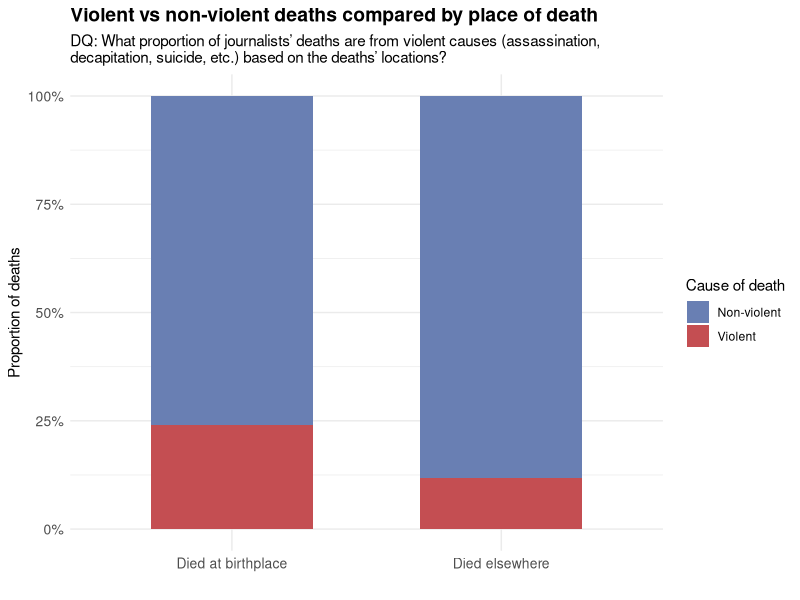
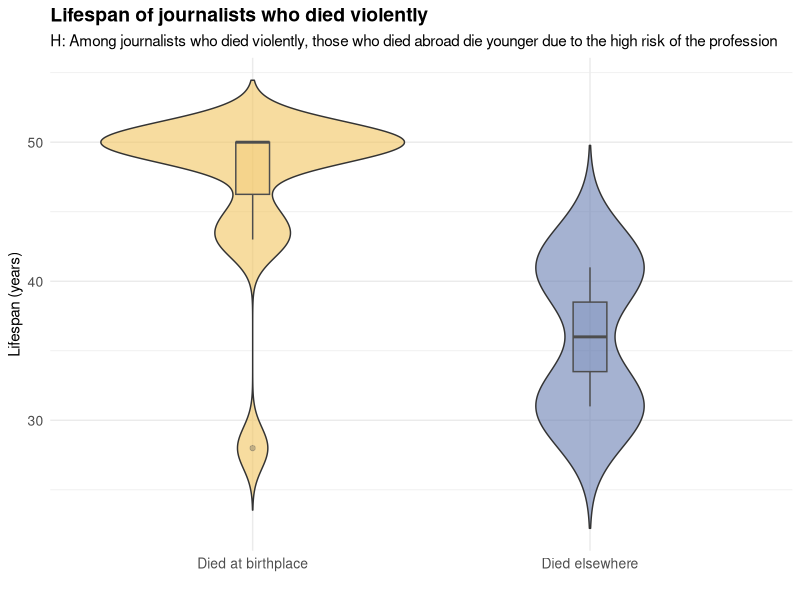
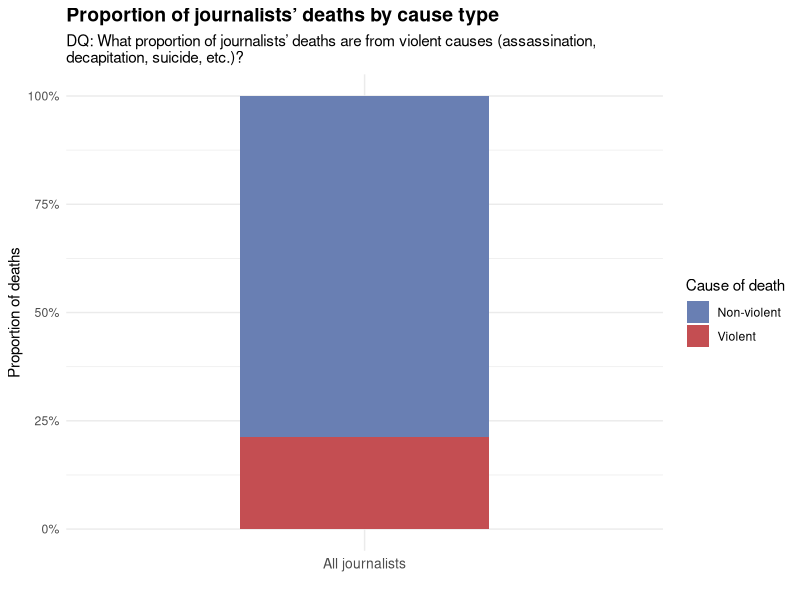
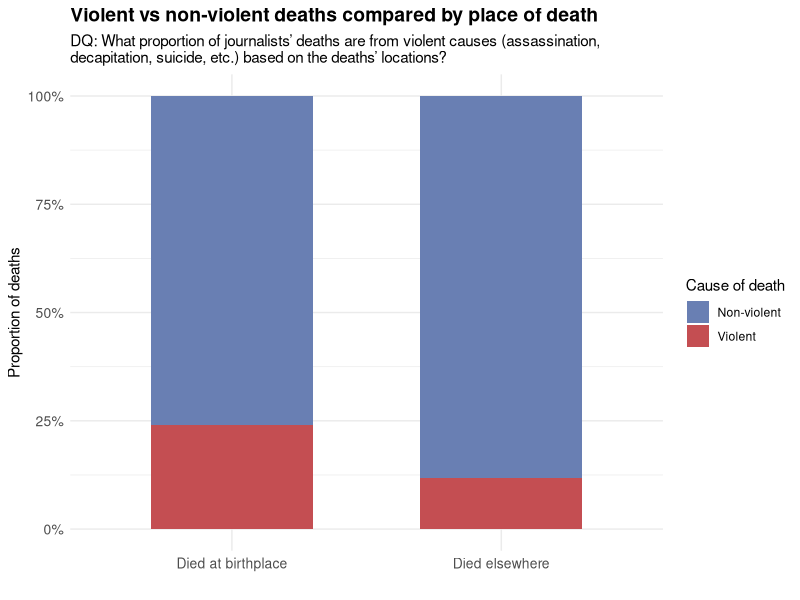
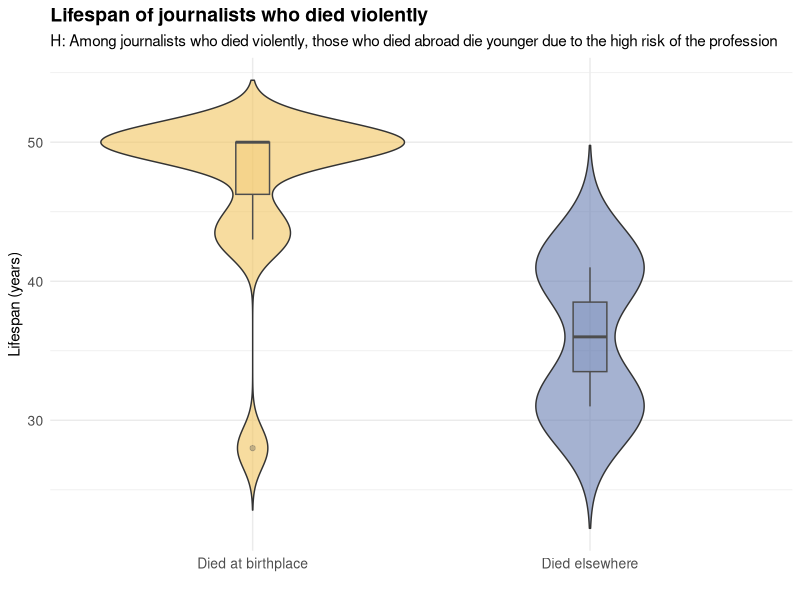
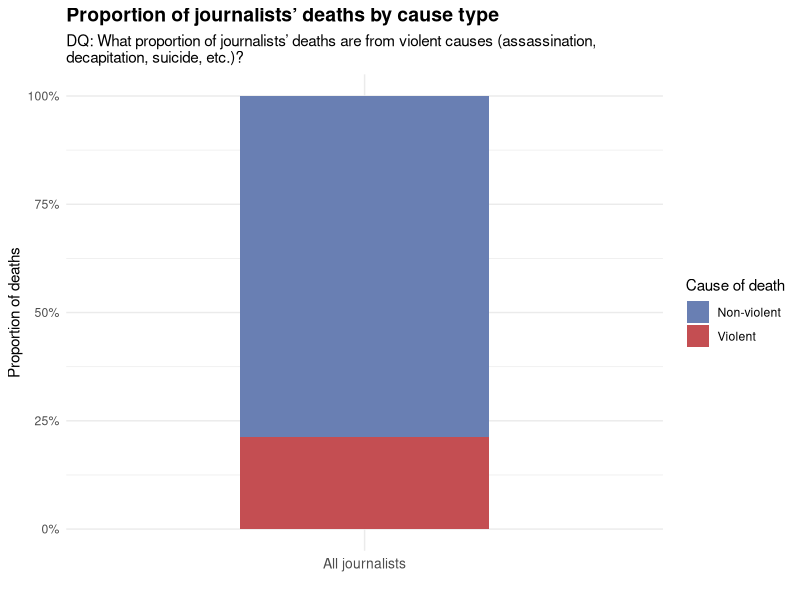

These charts were generated, in order, by the following R code:
library(tidyverse)

# Define violent death causes
violent_causes <- c(
  "Assassination", "Sniper", "Hanging", "Suicide", 'Execution by firing squad',
  "Concussion", 'Concussion | Suicide', "Decapitation", "Shot", "Killed", 'Ballistic trauma'
)

journalists <- read_csv('journalists.csv') |>
  rename(
    birth_year = `ontology/birthYear`, 
    death_year = `ontology/deathYear`, 
    birth_place = `ontology/birthPlace_label`, 
    death_place = `ontology/deathPlace_label`,
    death_cause = "ontology/deathCause_label"
  ) |>
  select( 
    birth_year, 
    death_year, 
    birth_place, 
    death_place,
    death_cause
  )

all_journalists <- journalists |>
  na.omit()|>
  left_join(read_csv("all_country_mapping.csv"), by ='death_place')|>
  select( 
    birth_country, 
    death_country, 
    death_year, 
    birth_year,
    death_cause
  ) |>
  mutate(
    birth_year = as.numeric(birth_year), 
    death_year = as.numeric(death_year), 
  ) |>  
  mutate(
    bd_coincide = (birth_country == death_country),
    life_length = death_year - birth_year
  ) |>
  filter(death_year >= 1900)


journalists_violence <- all_journalists |>
  filter(
    !is.na(death_cause),
    life_length > 0,
    death_year >= 1900
  ) |>
  mutate(
    bd_coincide = ifelse(
      birth_country == death_country,
      "Died at birthplace",
      "Died elsewhere"
    ),
    cause_type = ifelse(
      death_cause %in% violent_causes,
      "Violent",
      "Non-violent"
    )
  )

violence_share <- journalists_violence |>
  group_by(bd_coincide, cause_type) |>
  summarise(n = n(), .groups = "drop") |>
  group_by(bd_coincide) |>
  mutate(prop = n / sum(n))

ggplot(violence_share) +
  aes(x = bd_coincide, y = prop, fill = cause_type) +
  geom_col(width = 0.6) +
  scale_fill_manual(
    values = c(
      "Violent" = "#c44e52",
      "Non-violent" = "#697fb3ff"
    )
  ) +
  scale_y_continuous(labels = scales::percent) +
  labs(
    x = "",
    y = "Proportion of deaths",
    fill = "Cause of death",
    title = "Violent vs non-violent deaths compared by place of death",
    subtitle = "DQ: What proportion of journalists’ deaths are from violent causes (assassination,\ndecapitation, suicide, etc.) based on the deaths’ locations?"
  ) +
  theme_minimal() +
  theme(
    plot.title = element_text(face = "bold", size = 14),
    axis.text = element_text(size = 10)
  )

ggsave('violent1_bd_place_proportion_STACKED.png')

violent_only <- journalists_violence |>
  filter(cause_type == "Violent")

ggplot(violent_only) +
  aes(x = bd_coincide, y = life_length, fill = bd_coincide) +
  geom_violin(trim = FALSE, alpha = 0.6) +
  geom_boxplot(width = 0.1, alpha = 0.3, color = "grey30") +
  scale_fill_manual(
    values = c(
      "Died at birthplace" = "#f2c45f",
      "Died elsewhere" = "#697fb3ff"
    )
  ) +
  labs(
    x = "",
    y = "Lifespan (years)",
    title = "Lifespan of journalists who died violently",
    subtitle = "H: Among journalists who died violently, those who died abroad die younger due to the high risk of the profession",
    fill = "Place of death"
  ) +
  theme_minimal() +
  theme(
    plot.title = element_text(face = "bold", size = 14),
    axis.text = element_text(size = 10),
    legend.position = 'none'
  )

ggsave('violent3_lifespan distribution_VIOLIN.png')

violent_time <- journalists_violence |>
  filter(cause_type == "Violent") |>
  group_by(death_year, bd_coincide) |>
  summarise(
    mean_life_span = mean(life_length, na.rm = TRUE),
    .groups = "drop"
  )


#better

violent_counts <- journalists_violence |>
  filter(cause_type == "Violent") |>
  count(bd_coincide)


violence_rate <- journalists_violence |>
  group_by(bd_coincide) |>
  summarise(
    violent = sum(cause_type == "Violent"),
    total = n(),
    proportion = violent / total
  )


overall_violent_share <- journalists_violence |>
  count(cause_type) |>
  mutate(
    proportion = n / sum(n)
  )

ggplot(overall_violent_share) +
  aes(x = "All journalists", y = proportion, fill = cause_type) +
  geom_col(width = 0.5) +
  scale_fill_manual(
    values = c(
      "Violent" = "#c44e52",
      "Non-violent" = "#697fb3ff"
    )
  ) +
  scale_y_continuous(labels = scales::percent) +
  labs(
    x = "",
    y = "Proportion of deaths",
    fill = "Cause of death",
    title = "Proportion of journalists’ deaths by cause type",
    subtitle = "DQ: What proportion of journalists’ deaths are from violent causes (assassination,\ndecapitation, suicide, etc.)?"
  ) +
  theme_minimal() +
  theme(
    plot.title = element_text(face = "bold", size = 14),
    axis.text.x = element_text(size = 10)
  )

ggsave('violent2_overall_proportion_STACKED.png')
